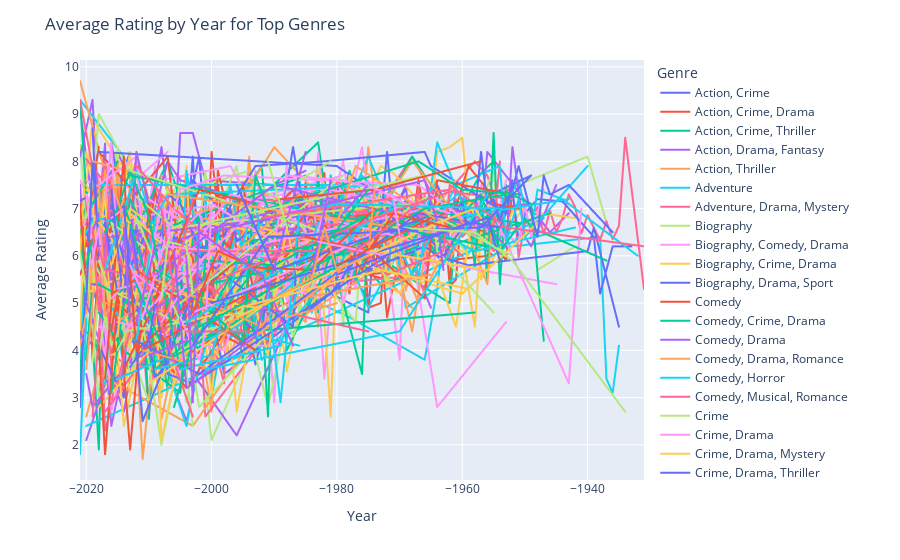

Here is the notebook cell this chart was saved with:
### Code cell
#Group data by Year and calculate the average rating
avg_rating_by_year = df.groupby(['Year', 'Genre'])['Rating'].mean().reset_index()

# Get the top 10 genres
top_genres = df['Genre'].value_counts().head(10).index

# Filter the data to include only the top 3 genres
average_rating_by_year = avg_rating_by_year[avg_rating_by_year['Genre'].isin(top_genres)]

# Create the line plot with Plotly Express
fig = px.line(avg_rating_by_year, x='Year', y='Rating', color = "Genre")

# Updating the detals into chart like title and hue
fig.update_layout(title='Average Rating by Year for Top Genres', xaxis_title='Year', yaxis_title='Average Rating')

# Show the plot
fig.show()
